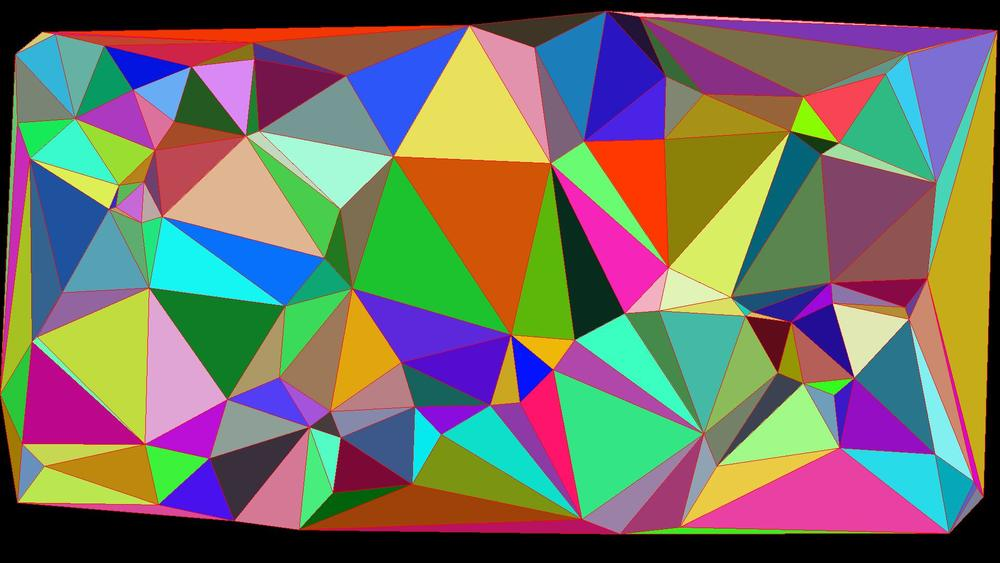
#> input picture GC/GitHub - MauriceGit_Delaunay_Triangulation_ My own implementation of a Delaunay triangulation and Voronoi partition in Python applied to images._files/100Points.jpg, 1000 x 563 px
$ python -i drawTriangles.py   (imports and definitions only)   (older library calls are emulated)
#> lines starting #> are read from the running program, lines starting #| are printed output that depends on the picture
# -*- coding: utf-8 -*-
"""
Created on Thu Aug  9 16:22:33 2018

@author: user
"""

import os
import argparse
import random as rand
import time
import numpy as np
import pickle

from PIL import Image, ImageDraw, ImageFilter, ImageEnhance, ImageOps, ImageFile
from delaunay import delaunay
from voronoi import createVoronoiFromDelaunay

#
# Add a prefix to a path-specified filename;
# prefix goes on the filename portion.
#
def addFilenamePrefix( prefix, filename ):
    return os.path.join( os.path.dirname( filename ), prefix + os.path.basename( filename ) )

# [46 lines left out: functions generateRandomPoints, generateWeightedRandomPoints, drawPoints, drawTriangulation, not called in this run]

def getCenterPoint(t):
    return ((t[0][0]+t[1][0]+t[2][0])/3, (t[0][1]+t[1][1]+t[2][1])/3)

# [49 lines left out: functions getTriangleColor, getPolygonColor, not called in this run]

def brightenImage(im, value):
    enhancer = ImageEnhance.Brightness(im)
    im = enhancer.enhance(value)
    return im

# [61 lines left out: functions drawImageColoredTriangles, drawImageColoredVoronoi, generateTriangles, findPointsFromImage, not called in this run]

def loadAndFilterImage(name):
    start = time.clock()
    orig = Image.open(name)
#> orig is the input picture: PIL image 1000x563 RGB; mean R, G, B 116.5, 112.4, 99.7
    im = orig.convert("L")
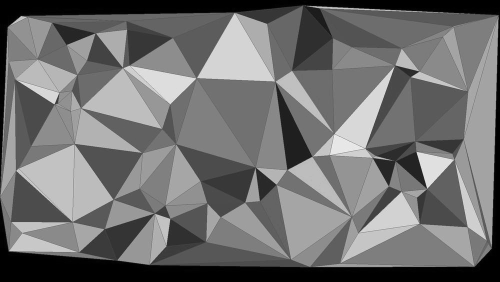
#> im: PIL image 1000x563 L (shown at 1/2 size); min 0, max 250, mean 112.2
    im = im.filter(ImageFilter.GaussianBlur(radius=5))
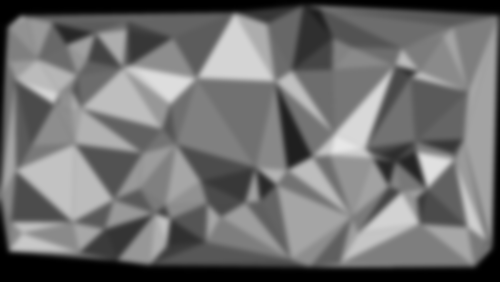
#> im: PIL image 1000x563 L (shown at 1/2 size); min 0, max 231, mean 112.1
    im = im.filter(ImageFilter.FIND_EDGES)
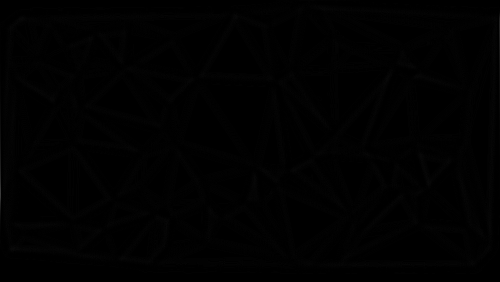
#> im: PIL image 1000x563 L (shown at 1/2 size); min 0, max 114, mean 0.9

    im = brightenImage(im, 20.0)
#> in brightenImage, `im = enhancer.enhance(value)`:
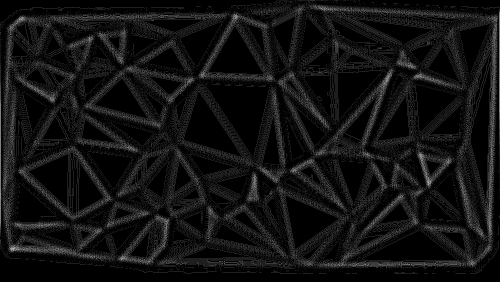
#> im: PIL image 1000x563 L (shown at 1/2 size); min 0, max 255, mean 18.1

    im = im.filter(ImageFilter.GaussianBlur(radius=5))
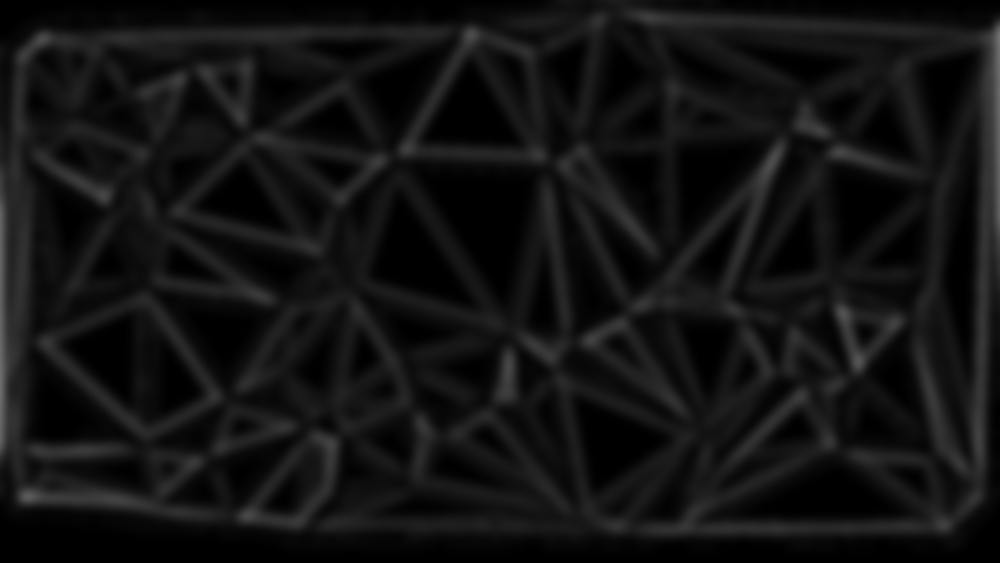
#> im: PIL image 1000x563 L; min 0, max 114, mean 18.4
    print ("Bild laden: %.2fs" % (time.clock()-start))
    return (orig, im)

def tupleToString(t):
    return ("{" + str(t[0]) + ", " + str(t[1]) + ", " + str(t[0]) + "}")

# [69 lines left out: functions printTriangleList, removeUnusedLinks, pointsToTriangles, readTriangleListFromFile, saveTriangleListToFile, autocontrastImage and 4 more, not called in this run]

# [36 lines not run here, left out]

        #autocontrastImage(addFilenamePrefix( "voronoi_", options.output_filename))
        #autocontrastImage(addFilenamePrefix("delaunay_", options.output_filename))
        #equalizeImage(addFilenamePrefix("voronoi_", filename))

>>> result = loadAndFilterImage('GitHub - MauriceGit_Delaunay_Triangulation_ My own implementation of a Delaunay triangulation and Voronoi partition in Python applied to images._files/100Points.jpg')

$ run again, on GC/GitHub - MauriceGit_Delaunay_Triangulation_ My own implementation of a Delaunay triangulation and Voronoi partition in Python applied to images._files/empuriabrava_01_distribution.jpg
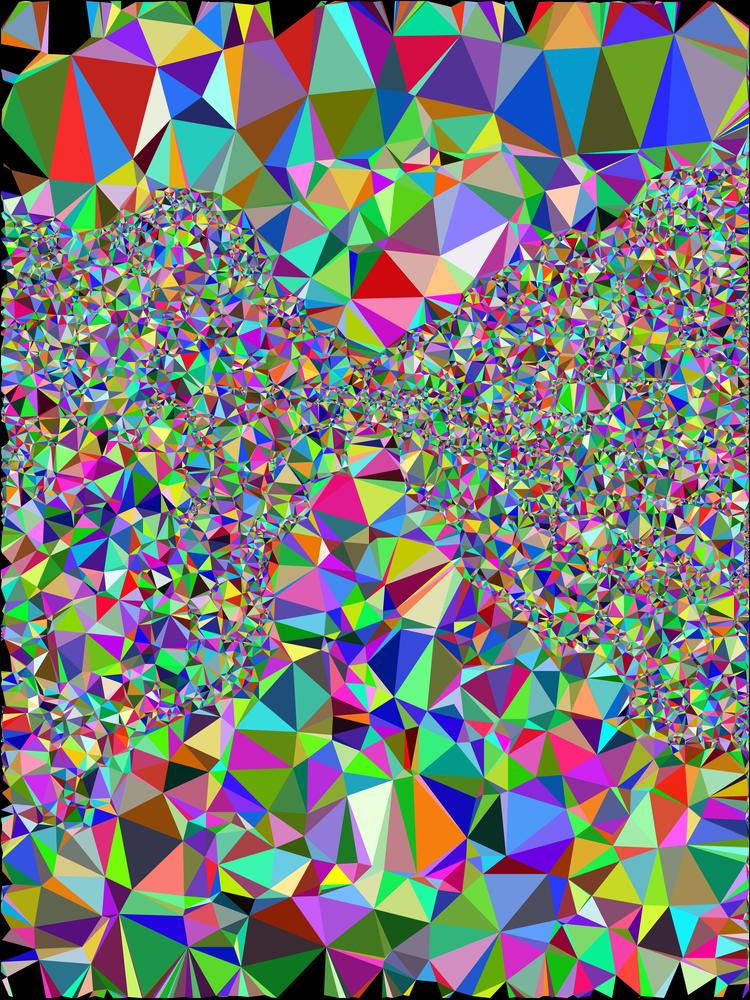
#> input picture GC/GitHub - MauriceGit_Delaunay_Triangulation_ My own implementation of a Delaunay triangulation and Voronoi partition in Python applied to images._files/empuriabrava_01_distribution.jpg, 750 x 1000 px
#> in loadAndFilterImage, orig is the input picture: PIL image 750x1000 RGB; mean R, G, B 122, 123.9, 123.2
#> in loadAndFilterImage, `im = im.filter(ImageFilter.FIND_EDGES)`:
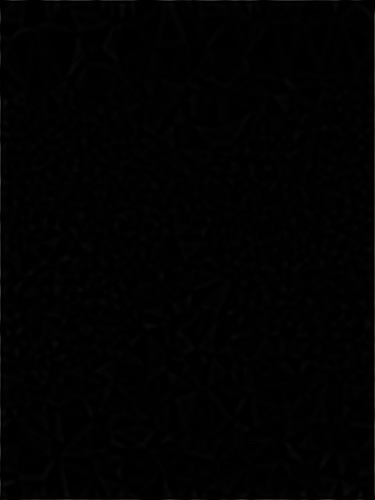
#> im: PIL image 750x1000 L (shown at 1/2 size); min 0, max 125, mean 1.6
#> in loadAndFilterImage, `im = im.filter(ImageFilter.GaussianBlur(radius=5))`:
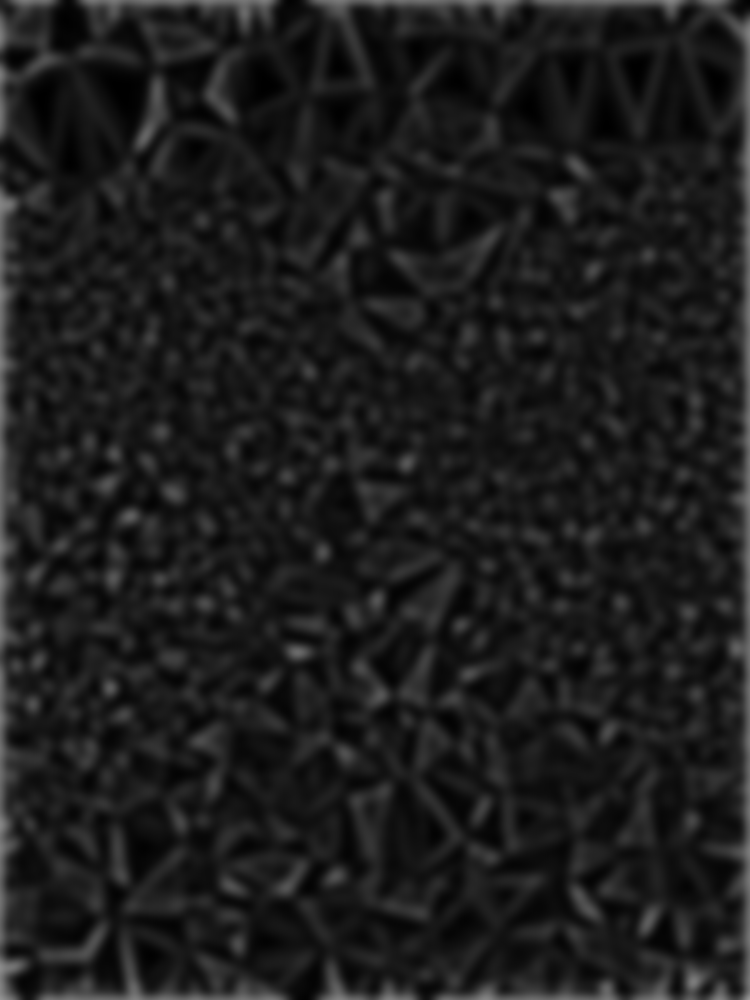
#> im: PIL image 750x1000 L; min 0, max 155, mean 28.7

$ run again, on GC/GitHub - MauriceGit_Delaunay_Triangulation_ My own implementation of a Delaunay triangulation and Voronoi partition in Python applied to images._files/empuriabrava_01_triangled.jpg
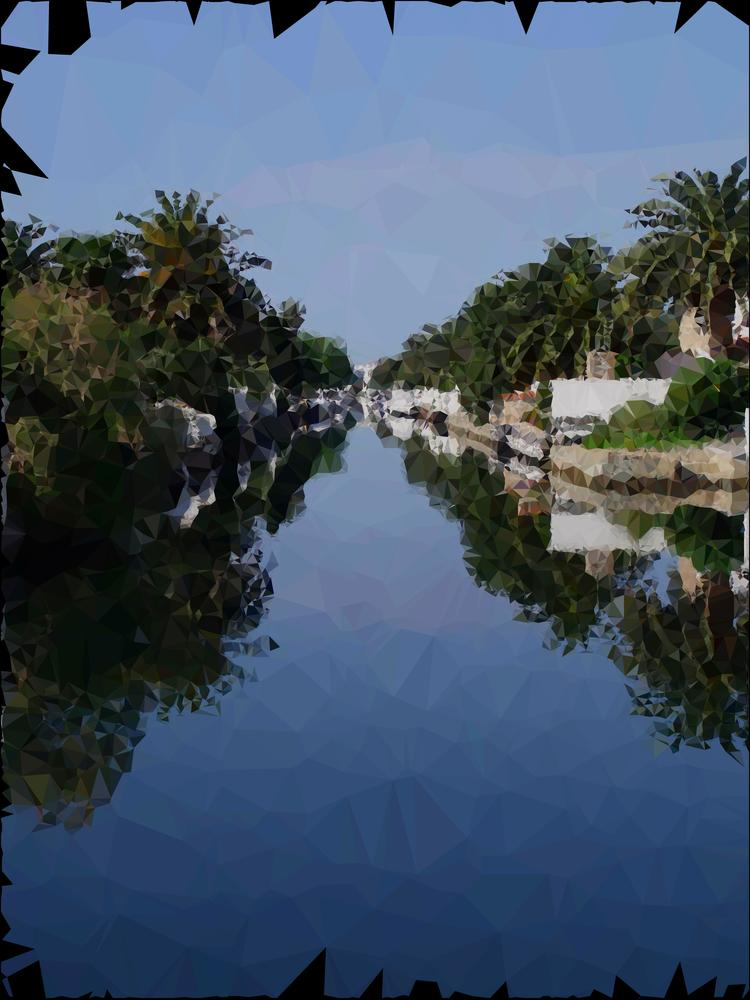
#> input picture GC/GitHub - MauriceGit_Delaunay_Triangulation_ My own implementation of a Delaunay triangulation and Voronoi partition in Python applied to images._files/empuriabrava_01_triangled.jpg, 750 x 1000 px
#> in loadAndFilterImage, orig is the input picture: PIL image 750x1000 RGB; mean R, G, B 68.9, 85.1, 104.4
#> in loadAndFilterImage, `im = im.filter(ImageFilter.GaussianBlur(radius=5))`:
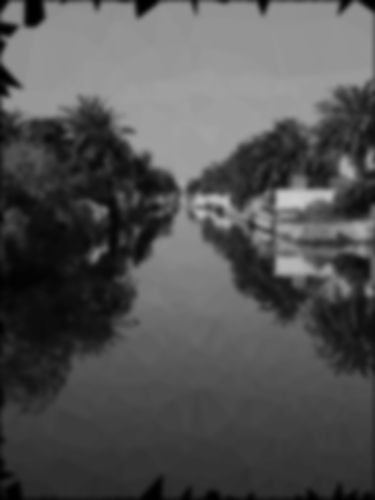
#> im: PIL image 750x1000 L (shown at 1/2 size); min 0, max 205, mean 82.3
#> in loadAndFilterImage, `im = im.filter(ImageFilter.GaussianBlur(radius=5))`:
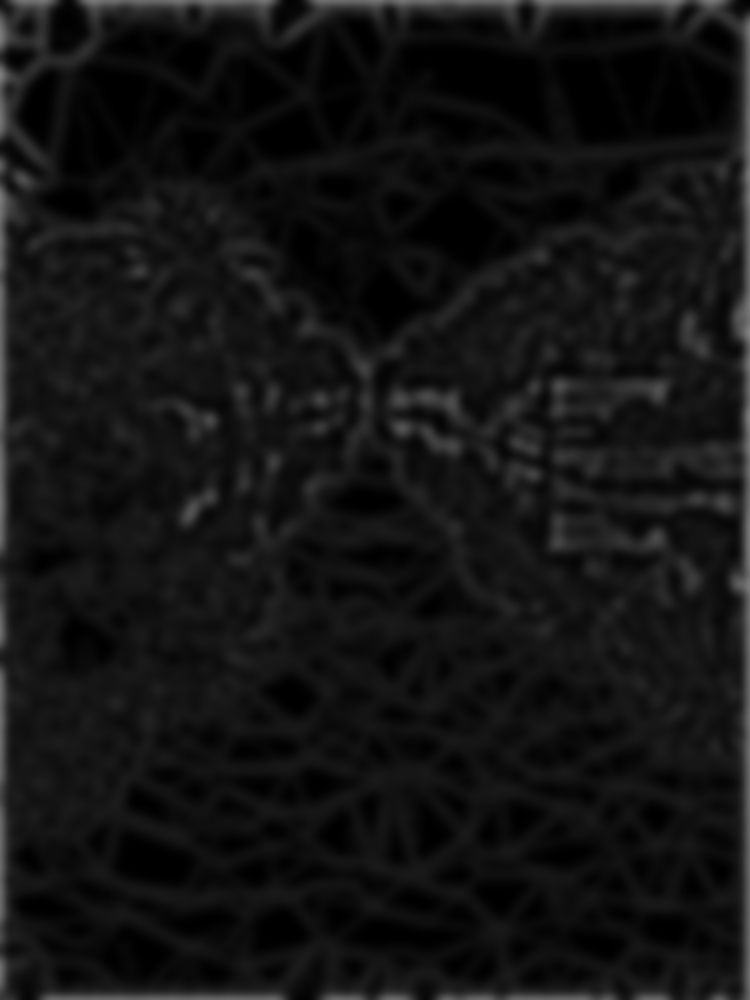
#> im: PIL image 750x1000 L; min 0, max 133, mean 19.3
